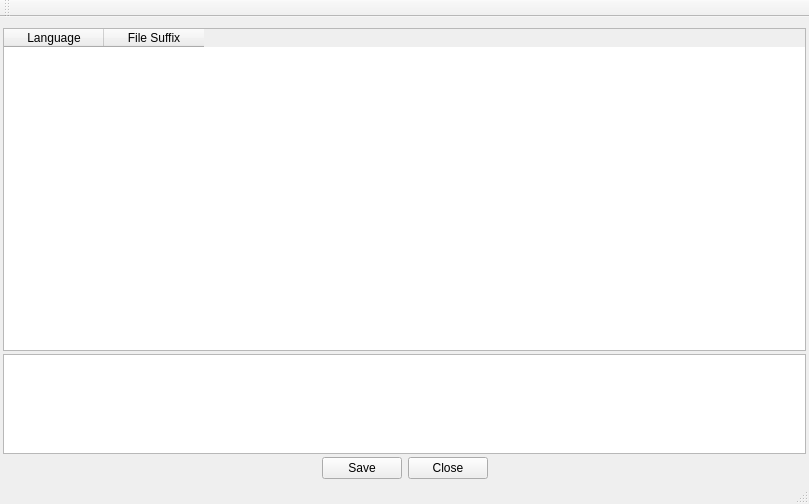
<?xml version="1.0" encoding="UTF-8"?>
<ui version="4.0">
 <class>LangExtSetClass</class>
 <widget class="QMainWindow" name="LangExtSetClass">
  <property name="geometry">
   <rect>
    <x>0</x>
    <y>0</y>
    <width>809</width>
    <height>504</height>
   </rect>
  </property>
  <property name="windowTitle">
   <string>LangExtSet</string>
  </property>
  <widget class="QWidget" name="centralWidget">
   <layout class="QVBoxLayout" name="verticalLayout" stretch="0,0,0">
    <property name="spacing">
     <number>3</number>
    </property>
    <property name="leftMargin">
     <number>3</number>
    </property>
    <property name="rightMargin">
     <number>3</number>
    </property>
    <property name="bottomMargin">
     <number>3</number>
    </property>
    <item>
     <widget class="QTableWidget" name="langTableWidget">
      <column>
       <property name="text">
        <string>Language</string>
       </property>
      </column>
      <column>
       <property name="text">
        <string>File Suffix</string>
       </property>
      </column>
     </widget>
    </item>
    <item>
     <widget class="QPlainTextEdit" name="plainTextEdit">
      <property name="maximumSize">
       <size>
        <width>16777215</width>
        <height>100</height>
       </size>
      </property>
     </widget>
    </item>
    <item>
     <layout class="QHBoxLayout" name="horizontalLayout">
      <item>
       <spacer name="horizontalSpacer">
        <property name="orientation">
         <enum>Qt::Horizontal</enum>
        </property>
        <property name="sizeHint" stdset="0">
         <size>
          <width>40</width>
          <height>20</height>
         </size>
        </property>
       </spacer>
      </item>
      <item>
       <widget class="QPushButton" name="pushButton">
        <property name="text">
         <string>Save</string>
        </property>
       </widget>
      </item>
      <item>
       <widget class="QPushButton" name="pushButton_2">
        <property name="text">
         <string>Close</string>
        </property>
       </widget>
      </item>
      <item>
       <spacer name="horizontalSpacer_2">
        <property name="orientation">
         <enum>Qt::Horizontal</enum>
        </property>
        <property name="sizeHint" stdset="0">
         <size>
          <width>40</width>
          <height>20</height>
         </size>
        </property>
       </spacer>
      </item>
     </layout>
    </item>
   </layout>
  </widget>
  <widget class="QToolBar" name="mainToolBar">
   <attribute name="toolBarArea">
    <enum>TopToolBarArea</enum>
   </attribute>
   <attribute name="toolBarBreak">
    <bool>false</bool>
   </attribute>
  </widget>
  <widget class="QStatusBar" name="statusBar"/>
 </widget>
 <layoutdefault spacing="6" margin="11"/>
 <resources/>
 <connections>
  <connection>
   <sender>pushButton</sender>
   <signal>clicked()</signal>
   <receiver>LangExtSetClass</receiver>
   <slot>slot_save()</slot>
   <hints>
    <hint type="sourcelabel">
     <x>374</x>
     <y>466</y>
    </hint>
    <hint type="destinationlabel">
     <x>394</x>
     <y>509</y>
    </hint>
   </hints>
  </connection>
  <connection>
   <sender>pushButton_2</sender>
   <signal>clicked()</signal>
   <receiver>LangExtSetClass</receiver>
   <slot>close()</slot>
   <hints>
    <hint type="sourcelabel">
     <x>467</x>
     <y>467</y>
    </hint>
    <hint type="destinationlabel">
     <x>529</x>
     <y>479</y>
    </hint>
   </hints>
  </connection>
 </connections>
 <slots>
  <slot>slot_save()</slot>
 </slots>
</ui>
